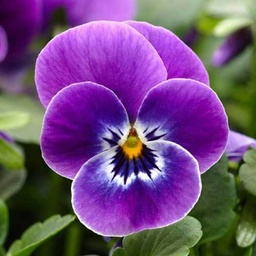
#> input picture 9º Período/Processamento Digital de Imagens/Transformacao/ImagemFlor.jpg, 256 x 256 px, shrunk from 850 x 850 before the run
$ python conv2d.py
#> lines starting #> are read from the running program, lines starting #| are printed output that depends on the picture
#> further down, imagem is the input picture: shape (256, 256, 3); mean B, G, R 122.1, 76.8, 112.6
import scipy.signal as signal
import cv2
import numpy as np
import math

def conv2(img, w):
    r1 = int((w.shape[0]-1)/2)
    r2 = int((w.shape[1]-1)/2)
    if (len(img.shape)>2):
        imagem_intermediaria = np.zeros((img.shape[0] +  w.shape[0]-1, img.shape[1] + w.shape[1]-1, img.shape[2]), np.uint8)
    else:
        imagem_intermediaria = np.zeros((img.shape[0] +  w.shape[0]-1, img.shape[1] + w.shape[1]-1), np.uint8)

    for i in range(img.shape[0]):
        for j in range(img.shape[1]):
            for k in range(w.shape[1]):
                imagem_intermediaria[w.shape[0]-2+i][w.shape[1]-2+j][k] = img[i][j][k]
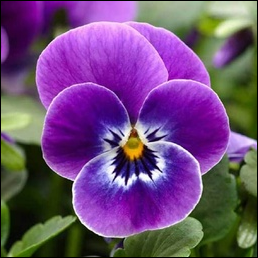
#> imagem_intermediaria: shape (258, 258, 3); mean B, G, R 120.2, 75.6, 110.8

    saida = np.zeros_like(img, np.uint8)

    for l in range(img.shape[0]):
        for c in range(img.shape[1]):
            a = r1
            for s in range(w.shape[0]):
                b = r2
                for t in range(w.shape[1]):
                    for k in range(w.shape[1]):
                        saida[l][c][k] = saida[l][c][k] + w[s][t]*imagem_intermediaria[l+a+r1][c+b+r2][k]
                    b-=1
                a-=1
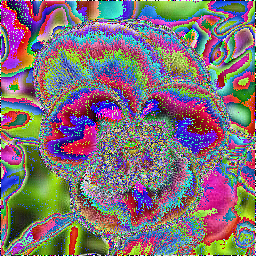
#> saida: shape (256, 256, 3); mean B, G, R 118.4, 111.4, 127.8

    return np.array(saida, np.uint8)

filtro = np.array([[1,  2,  1],
                   [2, -8,  2],
                   [1,  2,  1]], np.uint8)

imagem = cv2.imread('./ImagemFlor.jpg')


cv2.namedWindow('image', cv2.WINDOW_NORMAL)
cv2.imshow('image',imagem)

cv2.namedWindow('filtrada', cv2.WINDOW_NORMAL)
cv2.imshow('filtrada',conv2(imagem, filtro))

cv2.waitKey(0)
cv2.destroyAllWindows()

$ run again, with 9º Período/Processamento Digital de Imagens/Transformacao/ImagemPeixes.jpg copied over 9º Período/Processamento Digital de Imagens/Transformacao/ImagemFlor.jpg
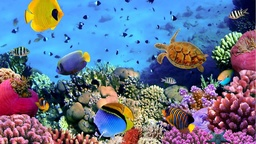
#> input picture 9º Período/Processamento Digital de Imagens/Transformacao/ImagemPeixes.jpg, 256 x 144 px, shrunk from 1280 x 720 before the run
#> imagem is the input picture: shape (144, 256, 3); mean B, G, R 143, 116.2, 102.5
#> after the loop in conv2, `for i in range(img.shape[0]):`:
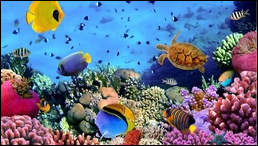
#> imagem_intermediaria: shape (146, 258, 3); mean B, G, R 139.9, 113.7, 100.4
#> after the loop in conv2, `for l in range(img.shape[0]):`:
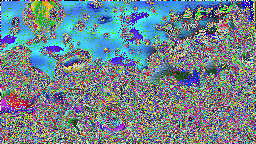
#> saida: shape (144, 256, 3); mean B, G, R 142.2, 132.4, 113.4
